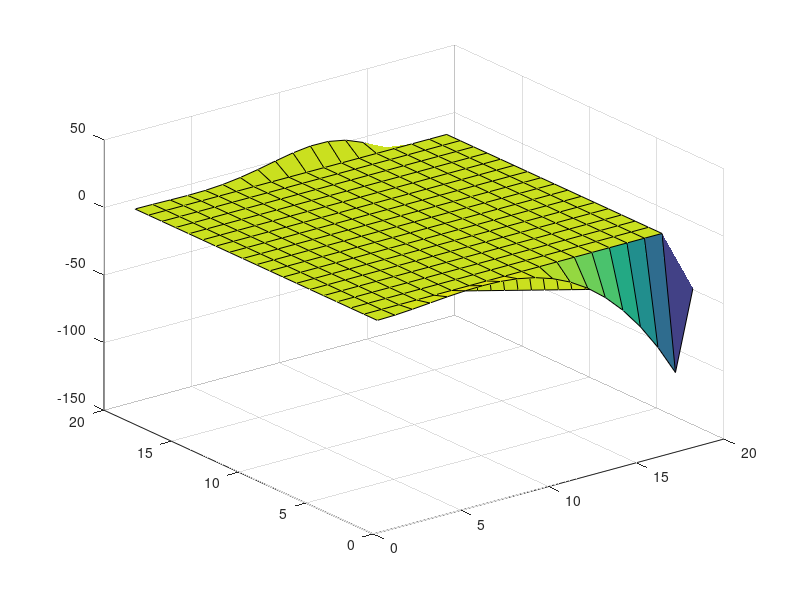
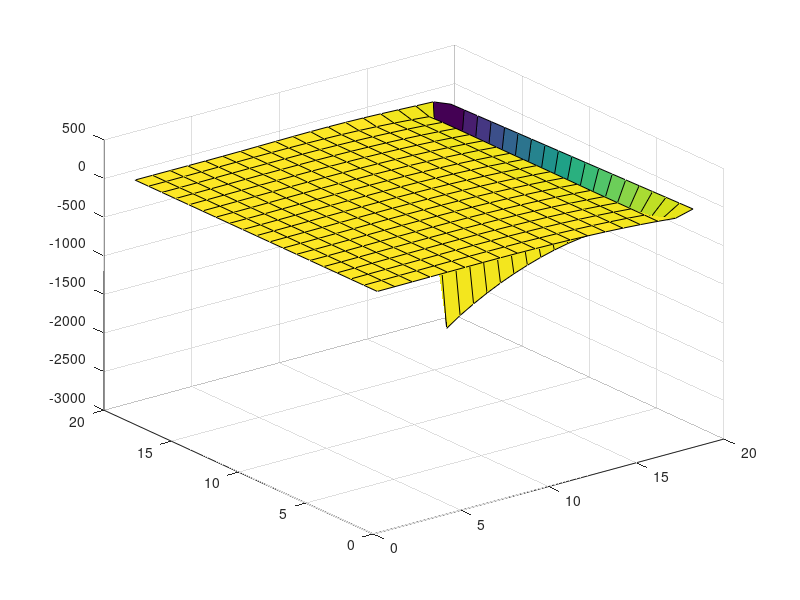

These charts were generated, in order, by the following MATLAB code:
%% Created by Grant Mottershaw
% 3/19/2017
clear
clc
%% this is where the code starts

%% Defining the domain of intrest

ax=pi;
bx=-pi;

ay=pi;
by=-pi;

%% The boundry 
n=19;
m=n;
Do=zeros(n,m);

%Top
    x=pi:-(2*pi/(m-1)):-pi;
    Do(1,:)=x.*(x-ax).^2;   
%Bottom
    Do(n,:)=(x-ax).^2.*cos((pi.*x)./ax);

%Left hand vertical
     y=pi:-(2*pi/(n-1)):-pi;
     
     %Do(:,1)=5;
%left hand verical
    g=Do(n,end);
    f=Do(1,end);
    Do(:,m)=g+(y-ay)/(by-ay)*(f-g);
u=Do;
figure(1)
surf(u)
%% So we are going to try and solve this

f=4*ones(1,n^2-1);
g=-1*ones(1,n^2);
e=1*ones(1,n^2);

dx=1/(n-1);
dy=dx;

r=zeros(1,n^2);

 for i=2:1:n-1
        for j=2:1:m-1
            F(i,j)=sin(i);
        end
    end

%for a=1:9
    for i=2:1:n-1
        for j=2:1:m-1
            u(i,j)=1/4*u(i+1,j)+u(i-1,j)+u(i,j+1)+u(i,j+1)+F(i,j);
        end
    end
%end

figure(2)
surf(u)

%% assenbley in to graphable plot. 

% g=sqrt(length(u)+1);
% U_1=zeros(g);
% 
% for i=1:1:g
%     for j=1:1:g
%         U_1(i,j)=u(i+j);
%     end
% end
% 
% dlmwrite('work.txt',U_1)
% 
% surf(U_1)
% 
% 

